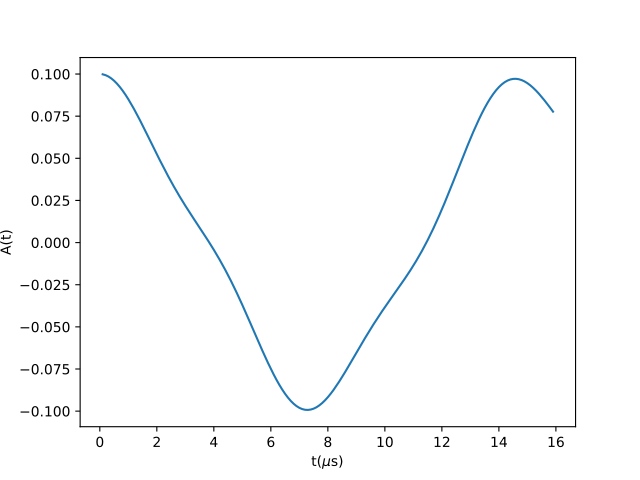

Source code (Python):
from mantid.simpleapi import FunctionWrapper
import matplotlib.pyplot as plt
import numpy as np
x = np.arange(0.1,16,0.1)
y = FunctionWrapper("LowTFMuonium")
fig, ax=plt.subplots()
ax.plot(x, y(x))
ax.set_xlabel('t($\mu$s)')
ax.set_ylabel('A(t)')
